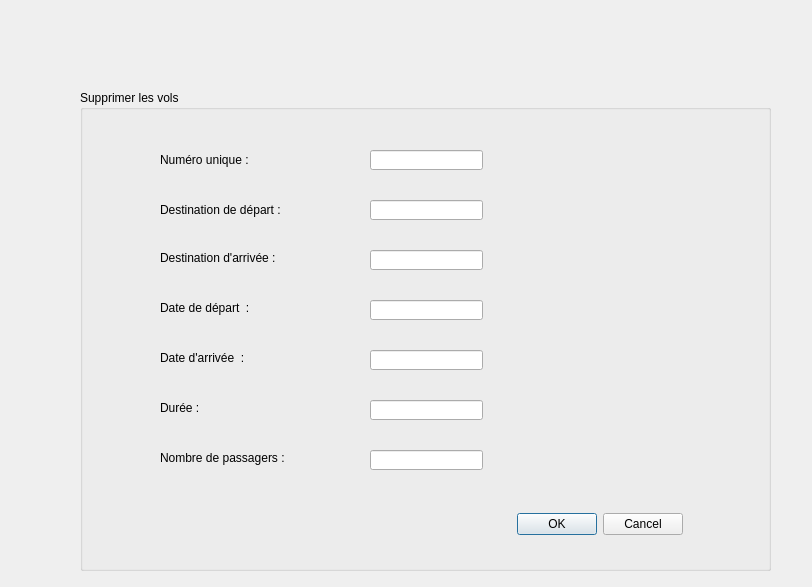
<?xml version="1.0" encoding="UTF-8"?>
<ui version="4.0">
 <class>supprimer</class>
 <widget class="QDialog" name="supprimer">
  <property name="geometry">
   <rect>
    <x>0</x>
    <y>0</y>
    <width>812</width>
    <height>587</height>
   </rect>
  </property>
  <property name="windowTitle">
   <string>Dialog</string>
  </property>
  <widget class="QGroupBox" name="groupBox">
   <property name="geometry">
    <rect>
     <x>80</x>
     <y>90</y>
     <width>691</width>
     <height>481</height>
    </rect>
   </property>
   <property name="title">
    <string>Supprimer les vols</string>
   </property>
   <widget class="QLabel" name="numunique">
    <property name="geometry">
     <rect>
      <x>80</x>
      <y>60</y>
      <width>141</width>
      <height>20</height>
     </rect>
    </property>
    <property name="text">
     <string>Numéro unique :</string>
    </property>
   </widget>
   <widget class="QLabel" name="destdepart">
    <property name="geometry">
     <rect>
      <x>80</x>
      <y>110</y>
      <width>141</width>
      <height>20</height>
     </rect>
    </property>
    <property name="text">
     <string>Destination de départ : </string>
    </property>
   </widget>
   <widget class="QLabel" name="destarrive">
    <property name="geometry">
     <rect>
      <x>80</x>
      <y>160</y>
      <width>141</width>
      <height>16</height>
     </rect>
    </property>
    <property name="text">
     <string>Destination d'arrivée : </string>
    </property>
   </widget>
   <widget class="QLabel" name="datedepart">
    <property name="geometry">
     <rect>
      <x>80</x>
      <y>210</y>
      <width>131</width>
      <height>16</height>
     </rect>
    </property>
    <property name="text">
     <string>Date de départ  : </string>
    </property>
   </widget>
   <widget class="QLabel" name="datedarrive">
    <property name="geometry">
     <rect>
      <x>80</x>
      <y>260</y>
      <width>141</width>
      <height>16</height>
     </rect>
    </property>
    <property name="text">
     <string>Date d'arrivée  : </string>
    </property>
   </widget>
   <widget class="QLabel" name="duree">
    <property name="geometry">
     <rect>
      <x>80</x>
      <y>310</y>
      <width>141</width>
      <height>16</height>
     </rect>
    </property>
    <property name="text">
     <string>Durée :</string>
    </property>
   </widget>
   <widget class="QLabel" name="nbpassager">
    <property name="geometry">
     <rect>
      <x>80</x>
      <y>360</y>
      <width>141</width>
      <height>16</height>
     </rect>
    </property>
    <property name="text">
     <string>Nombre de passagers :</string>
    </property>
   </widget>
   <widget class="QLineEdit" name="valeur1">
    <property name="geometry">
     <rect>
      <x>290</x>
      <y>60</y>
      <width>113</width>
      <height>20</height>
     </rect>
    </property>
    <property name="inputMask">
     <string/>
    </property>
    <property name="maxLength">
     <number>32767</number>
    </property>
   </widget>
   <widget class="QLineEdit" name="valeur2">
    <property name="geometry">
     <rect>
      <x>290</x>
      <y>110</y>
      <width>113</width>
      <height>20</height>
     </rect>
    </property>
    <property name="inputMask">
     <string/>
    </property>
    <property name="maxLength">
     <number>32767</number>
    </property>
   </widget>
   <widget class="QLineEdit" name="valeur3">
    <property name="geometry">
     <rect>
      <x>290</x>
      <y>160</y>
      <width>113</width>
      <height>20</height>
     </rect>
    </property>
    <property name="inputMask">
     <string/>
    </property>
    <property name="maxLength">
     <number>32767</number>
    </property>
   </widget>
   <widget class="QLineEdit" name="valeur4">
    <property name="geometry">
     <rect>
      <x>290</x>
      <y>210</y>
      <width>113</width>
      <height>20</height>
     </rect>
    </property>
    <property name="inputMask">
     <string/>
    </property>
    <property name="maxLength">
     <number>32767</number>
    </property>
   </widget>
   <widget class="QLineEdit" name="valeur5">
    <property name="geometry">
     <rect>
      <x>290</x>
      <y>260</y>
      <width>113</width>
      <height>20</height>
     </rect>
    </property>
    <property name="inputMask">
     <string/>
    </property>
    <property name="maxLength">
     <number>32767</number>
    </property>
   </widget>
   <widget class="QLineEdit" name="valeur6">
    <property name="geometry">
     <rect>
      <x>290</x>
      <y>310</y>
      <width>113</width>
      <height>20</height>
     </rect>
    </property>
    <property name="inputMask">
     <string/>
    </property>
    <property name="maxLength">
     <number>32767</number>
    </property>
   </widget>
   <widget class="QLineEdit" name="valeur7">
    <property name="geometry">
     <rect>
      <x>290</x>
      <y>360</y>
      <width>113</width>
      <height>20</height>
     </rect>
    </property>
    <property name="inputMask">
     <string/>
    </property>
    <property name="maxLength">
     <number>32767</number>
    </property>
   </widget>
   <widget class="QDialogButtonBox" name="validation">
    <property name="geometry">
     <rect>
      <x>410</x>
      <y>420</y>
      <width>193</width>
      <height>28</height>
     </rect>
    </property>
    <property name="standardButtons">
     <set>QDialogButtonBox::Cancel|QDialogButtonBox::Ok</set>
    </property>
   </widget>
   <widget class="QLabel" name="label">
    <property name="geometry">
     <rect>
      <x>510</x>
      <y>120</y>
      <width>141</width>
      <height>151</height>
     </rect>
    </property>
    <property name="text">
     <string/>
    </property>
    <property name="pixmap">
     <pixmap>../vols/ressources pour app qt/tunisair/121113.png</pixmap>
    </property>
   </widget>
  </widget>
 </widget>
 <resources/>
 <connections>
  <connection>
   <sender>validation</sender>
   <signal>clicked(QAbstractButton*)</signal>
   <receiver>supprimer</receiver>
   <slot>close()</slot>
   <hints>
    <hint type="sourcelabel">
     <x>658</x>
     <y>520</y>
    </hint>
    <hint type="destinationlabel">
     <x>718</x>
     <y>581</y>
    </hint>
   </hints>
  </connection>
 </connections>
</ui>
